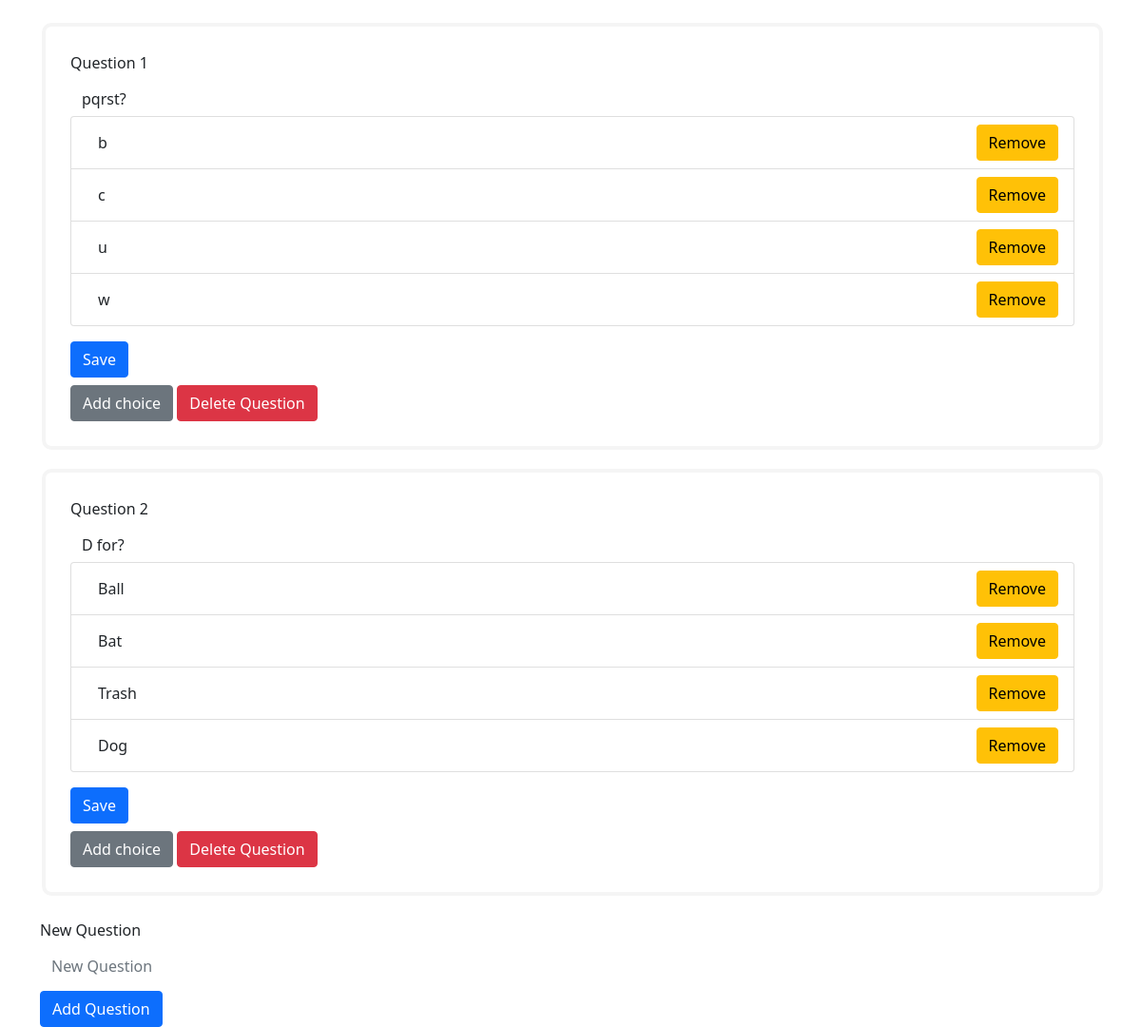
Before: /Teacher/3/editQuestions with the older database file.
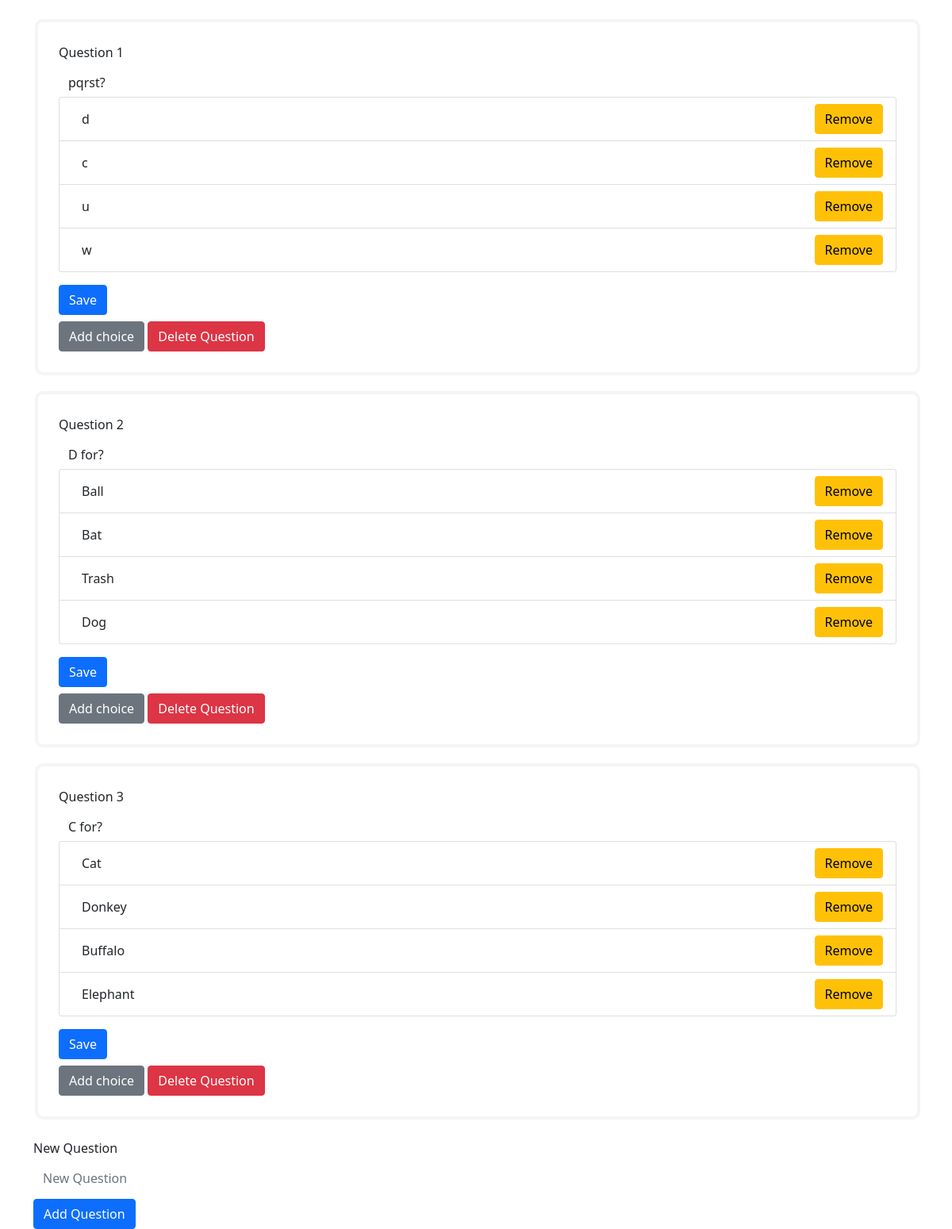
After: the same page with the newer database file.
### Student/models.py (models this page shows, shortened)
class Question(models.Model):
    quiz = models.ForeignKey(Quiz, related_name='questions', on_delete=models.CASCADE)
    question_text = models.TextField()

class Choice(models.Model):
    question = models.ForeignKey(Question, related_name='answers', on_delete=models.CASCADE)
    choice_text = models.TextField()
    is_answer = models.BooleanField(default=False)

### Teacher/views.py (the view)
# urls.py: path('<int:quiz_id>/editQuestions', views.editQuestions, name="edit-questions"),
def editQuestions(request, quiz_id):
    return render(request, 'Teacher/editQuiz.html', {'quiz':Quiz.objects.get(pk = quiz_id),})

### Teacher/templates/Teacher/editQuiz.html (shortened to what this page needs)
{% extends 'Teacher/base.html' %}
{% load static %}
{% block content %}
<div class="container mt-4">
    {% for question in quiz.questions.all %}
    <div id="question_{{question.id}}" class="card mb-3 w-100">
        <div class="card-body">
            <form id="editQuestionForm_{{question.id}}" method="post" onsubmit="callEditQuestion(event, {{question.id }})">
                <div class="form-group">
                    <label for="question_text_{{question.id}}" class="form-label">Question {{ forloop.counter }}</label>
                    <input type="text" class="form-control" id="question_text_{{question.id}}" name="question_text_{{question.id}}" value="{{question.question_text}}" required>
                </div>
                <ul id="question_{{question.id}}_choice_list" class="list-group">
                    {% for choice in question.answers.all %}
                    <li id="choice_{{choice.id}}" class="list-group-item d-flex justify-content-between align-items-center">
                        <input type="text" class="form-control mr-2" name="choice_{{choice.id}}" value="{{choice.choice_text}}" required>
                        <button type="button" class="btn btn-warning" onclick="callDeleteChoice({{choice.id}}, {{question.id}})">Remove</button>
                    </li>
                    {% endfor %}
                </ul>
                <button type="submit" class="btn btn-primary mt-3">Save</button>
            </form>
            <button type="button" class="btn btn-secondary mt-2" onclick="toggleAddChoiceForm(event, {{ question.id }})">Add choice</button>
            <button type="button" class="btn btn-danger mt-2" onclick="callDeleteQuestion({{ question.id }})">Delete Question</button>
        </div>
    </div>
    {% endfor %}
    <form action="{% url 'Teacher:add-question' quiz.id %}" method="post" class="mt-4">
        <div class="form-group">
            <label for="new_question_text" class="form-label">New Question</label>
            <input type="text" class="form-control" id="new_question_text" name="new_question_text" placeholder="New Question">
        </div>
        <button type="submit" class="btn btn-primary mt-2">Add Question</button>
    </form>
</div>
{% endblock %}

Changed rows visible on the page:
changed Choice (number 1 of 12 on the later page): choice_text "b" → "d"
added Question: question_text "C for?"
added Choice: choice_text "Cat"
added Choice: choice_text "Donkey"
added Choice: choice_text "Buffalo"
added Choice: choice_text "Elephant"
